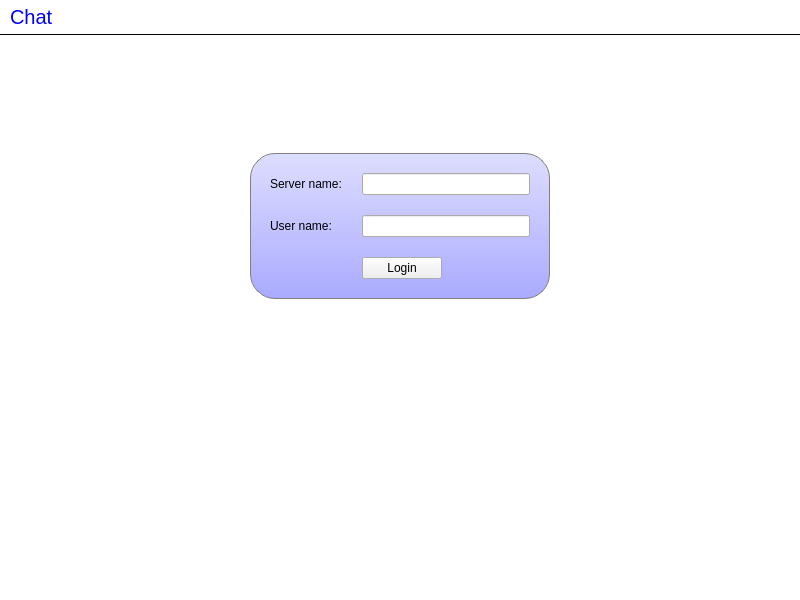
<?xml version="1.0" encoding="UTF-8"?>
<ui version="4.0">
 <class>MainWindow</class>
 <widget class="QMainWindow" name="MainWindow">
  <property name="geometry">
   <rect>
    <x>0</x>
    <y>0</y>
    <width>800</width>
    <height>600</height>
   </rect>
  </property>
  <property name="windowTitle">
   <string>Chat Client</string>
  </property>
  <property name="styleSheet">
   <string notr="true">#titleLabel {
background: white;
color: blue;
font-size: 20px;
border: none;
border-bottom:  1px solid black;
padding: 5px;
}

#mainFrame {
border: none;
background: white;
}

#loginFrame {
background: qlineargradient(x1: 0, y1: 0, x2: 0, y2: 1, stop: 0 #ddf, stop: 1 #aaf);
border: 1px solid gray;
padding: 10px;
border-radius: 25px;
}</string>
  </property>
  <widget class="QWidget" name="centralwidget">
   <layout class="QVBoxLayout" name="verticalLayout">
    <property name="spacing">
     <number>0</number>
    </property>
    <property name="leftMargin">
     <number>0</number>
    </property>
    <property name="topMargin">
     <number>0</number>
    </property>
    <property name="rightMargin">
     <number>0</number>
    </property>
    <property name="bottomMargin">
     <number>0</number>
    </property>
    <item>
     <widget class="QLabel" name="titleLabel">
      <property name="sizePolicy">
       <sizepolicy hsizetype="Preferred" vsizetype="Fixed">
        <horstretch>0</horstretch>
        <verstretch>0</verstretch>
       </sizepolicy>
      </property>
      <property name="text">
       <string>Chat</string>
      </property>
     </widget>
    </item>
    <item>
     <widget class="QFrame" name="mainFrame">
      <property name="frameShape">
       <enum>QFrame::StyledPanel</enum>
      </property>
      <layout class="QVBoxLayout" name="verticalLayout_2">
       <item>
        <widget class="QStackedWidget" name="stackedWidget">
         <property name="currentIndex">
          <number>1</number>
         </property>
         <widget class="QWidget" name="chatPage">
          <layout class="QGridLayout" name="gridLayout">
           <item row="0" column="0">
            <widget class="QTextEdit" name="roomTextEdit">
             <property name="readOnly">
              <bool>true</bool>
             </property>
            </widget>
           </item>
           <item row="0" column="1" colspan="2">
            <widget class="QListWidget" name="userListWidget"/>
           </item>
           <item row="1" column="0" colspan="2">
            <widget class="QLineEdit" name="sayLineEdit"/>
           </item>
           <item row="1" column="2">
            <widget class="QPushButton" name="sayButton">
             <property name="sizePolicy">
              <sizepolicy hsizetype="Fixed" vsizetype="Fixed">
               <horstretch>0</horstretch>
               <verstretch>0</verstretch>
              </sizepolicy>
             </property>
             <property name="maximumSize">
              <size>
               <width>50</width>
               <height>16777215</height>
              </size>
             </property>
             <property name="text">
              <string>Say</string>
             </property>
            </widget>
           </item>
          </layout>
         </widget>
         <widget class="QWidget" name="loginPage">
          <layout class="QGridLayout" name="gridLayout_3">
           <item row="0" column="1">
            <spacer name="verticalSpacer">
             <property name="orientation">
              <enum>Qt::Vertical</enum>
             </property>
             <property name="sizeType">
              <enum>QSizePolicy::Fixed</enum>
             </property>
             <property name="sizeHint" stdset="0">
              <size>
               <width>20</width>
               <height>100</height>
              </size>
             </property>
            </spacer>
           </item>
           <item row="1" column="0">
            <spacer name="horizontalSpacer">
             <property name="orientation">
              <enum>Qt::Horizontal</enum>
             </property>
             <property name="sizeHint" stdset="0">
              <size>
               <width>223</width>
               <height>20</height>
              </size>
             </property>
            </spacer>
           </item>
           <item row="1" column="1">
            <widget class="QFrame" name="loginFrame">
             <property name="sizePolicy">
              <sizepolicy hsizetype="Fixed" vsizetype="Fixed">
               <horstretch>0</horstretch>
               <verstretch>0</verstretch>
              </sizepolicy>
             </property>
             <property name="minimumSize">
              <size>
               <width>300</width>
               <height>0</height>
              </size>
             </property>
             <property name="frameShape">
              <enum>QFrame::StyledPanel</enum>
             </property>
             <layout class="QGridLayout" name="gridLayout_2">
              <property name="spacing">
               <number>20</number>
              </property>
              <item row="0" column="0">
               <widget class="QLabel" name="label">
                <property name="text">
                 <string>Server name:</string>
                </property>
               </widget>
              </item>
              <item row="0" column="1">
               <widget class="QLineEdit" name="serverLineEdit"/>
              </item>
              <item row="1" column="0">
               <widget class="QLabel" name="label_2">
                <property name="text">
                 <string>User name:</string>
                </property>
               </widget>
              </item>
              <item row="1" column="1">
               <widget class="QLineEdit" name="userLineEdit"/>
              </item>
              <item row="2" column="1">
               <widget class="QPushButton" name="loginButton">
                <property name="sizePolicy">
                 <sizepolicy hsizetype="Fixed" vsizetype="Fixed">
                  <horstretch>0</horstretch>
                  <verstretch>0</verstretch>
                 </sizepolicy>
                </property>
                <property name="text">
                 <string>Login</string>
                </property>
               </widget>
              </item>
             </layout>
            </widget>
           </item>
           <item row="1" column="2">
            <spacer name="horizontalSpacer_2">
             <property name="orientation">
              <enum>Qt::Horizontal</enum>
             </property>
             <property name="sizeHint" stdset="0">
              <size>
               <width>223</width>
               <height>20</height>
              </size>
             </property>
            </spacer>
           </item>
           <item row="2" column="1">
            <spacer name="verticalSpacer_2">
             <property name="orientation">
              <enum>Qt::Vertical</enum>
             </property>
             <property name="sizeHint" stdset="0">
              <size>
               <width>20</width>
               <height>267</height>
              </size>
             </property>
            </spacer>
           </item>
          </layout>
         </widget>
        </widget>
       </item>
      </layout>
     </widget>
    </item>
   </layout>
  </widget>
 </widget>
 <tabstops>
  <tabstop>serverLineEdit</tabstop>
  <tabstop>userLineEdit</tabstop>
  <tabstop>loginButton</tabstop>
  <tabstop>roomTextEdit</tabstop>
  <tabstop>userListWidget</tabstop>
  <tabstop>sayLineEdit</tabstop>
  <tabstop>sayButton</tabstop>
 </tabstops>
 <resources/>
 <connections>
  <connection>
   <sender>sayLineEdit</sender>
   <signal>returnPressed()</signal>
   <receiver>sayButton</receiver>
   <slot>animateClick()</slot>
   <hints>
    <hint type="sourcelabel">
     <x>331</x>
     <y>564</y>
    </hint>
    <hint type="destinationlabel">
     <x>768</x>
     <y>570</y>
    </hint>
   </hints>
  </connection>
  <connection>
   <sender>serverLineEdit</sender>
   <signal>returnPressed()</signal>
   <receiver>userLineEdit</receiver>
   <slot>setFocus()</slot>
   <hints>
    <hint type="sourcelabel">
     <x>391</x>
     <y>188</y>
    </hint>
    <hint type="destinationlabel">
     <x>470</x>
     <y>238</y>
    </hint>
   </hints>
  </connection>
  <connection>
   <sender>userLineEdit</sender>
   <signal>returnPressed()</signal>
   <receiver>loginButton</receiver>
   <slot>animateClick()</slot>
   <hints>
    <hint type="sourcelabel">
     <x>417</x>
     <y>239</y>
    </hint>
    <hint type="destinationlabel">
     <x>389</x>
     <y>275</y>
    </hint>
   </hints>
  </connection>
 </connections>
</ui>
